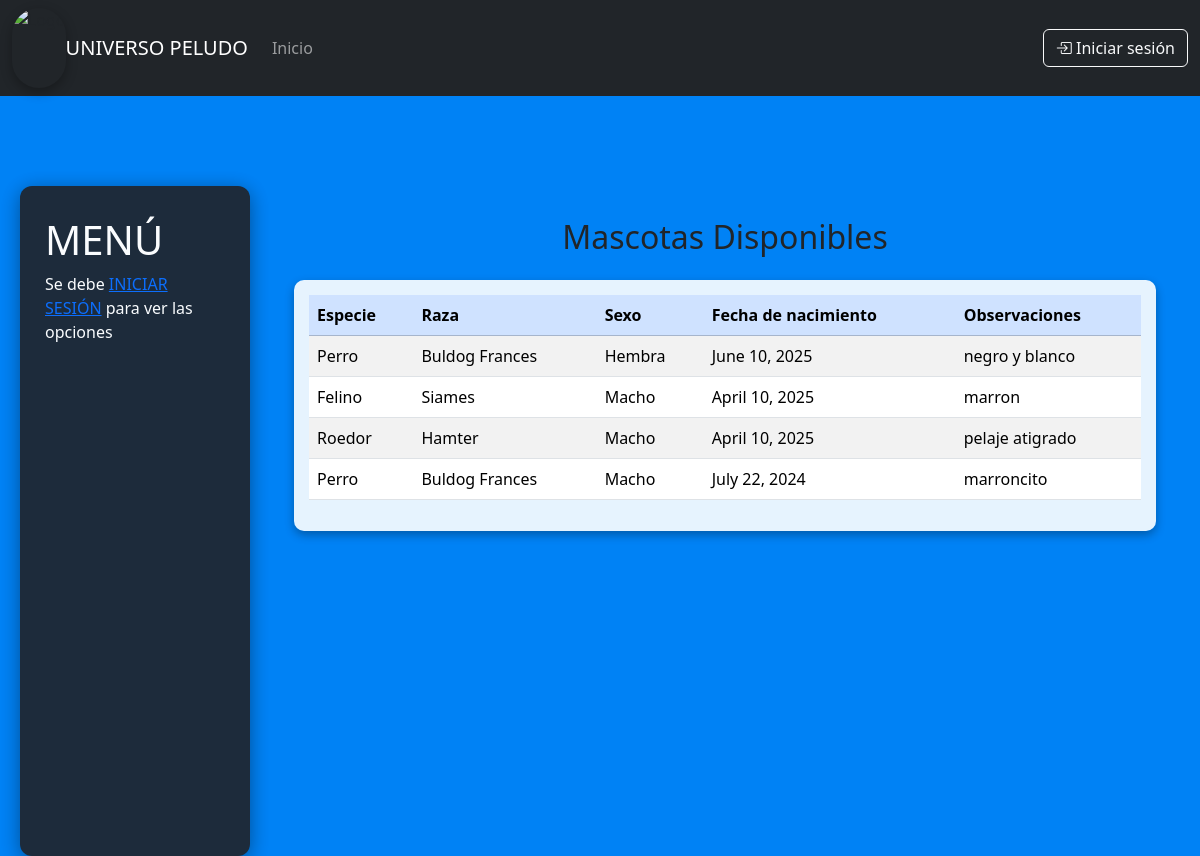
/dashboard/, run on the app's committed database.
### apps/core/models.py (models this page shows, shortened)
class Mascotas(models.Model):
    raza = models.ForeignKey(Raza, on_delete=models.SET_NULL, null=True, blank=True, related_name="raza")
    sexo = models.CharField(max_length= 6, choices = SEXO_CHOICES)
    tamanio = models.CharField(max_length=80)
    observaciones = models.CharField(max_length=200)
    fecha_nac = models.DateField()
    created_at = models.DateTimeField(auto_now_add=True)
    updated_at = models.DateTimeField(auto_now=True)

class Raza(models.Model):
    especie = models.ForeignKey(Especie, on_delete=models.SET_NULL, null=True, blank=True, related_name="especie")
    nombre = models.CharField(max_length=80)
    def __str__(self):
        return f"{self.nombre}"

class Especie(models.Model):
    nombre = models.CharField(max_length=80)
    descripcion = models.TextField(default="")
    def __str__(self):
        return f"{self.nombre}"

### apps/core/views.py (the view)
# urls.py: path('dashboard/', dashboard, name='dashboard'),
def dashboard(request):
   lista_mascotas = Mascotas.objects.all()
   contexto = {
       'mascotas' : lista_mascotas
   }
   return render(request, 'dashboard.html', contexto)

### apps/core/templates/dashboard.html (shortened to what this page needs)
{% extends "base.html" %}
{% load static %}
{% block content %}
<div class="container py-5">
    <h2 class="mb-4 text-center">Mascotas Disponibles</h2>
    <div class="table-responsive">
        <table class="table table-striped table-hover align-middle">
            <thead class="table-primary">
                <tr>
                    <th scope="col">Especie</th>
                    <th scope="col">Raza</th>
                    <th scope="col">Sexo</th>
                    <th scope="col">Fecha de nacimiento</th>
                    <th scope="col">Observaciones</th>
                </tr>
            </thead>
            <tbody>
                {% for mascota in mascotas %}
                    <tr>
                        <td>{{ mascota.raza.especie }}</td>
                        <td>{{ mascota.raza }}</td>
                        <td>{{ mascota.sexo }}</td>
                        <td>{{ mascota.fecha_nac }}</td>
                        <td>{{ mascota.observaciones }}</td>
                    </tr>
                {% empty %}
                    <tr>
                        <td colspan="5" class="text-center text-muted">
                            No hay mascotas disponibles.
                        </td>
                    </tr>
                {% endfor %}
            </tbody>
        </table>
    </div>
</div>
{% endblock %}

### static/css/mis_css.css (style rules this page uses)
.table-responsive { background-color: rgba(255, 255, 255, 0.9); padding: 15px; border-radius: 10px; box-shadow: 0 4px 10px rgba(0,0,0,0.3); }
table th, table td { font-size: 1rem; color: #000; }

### apps/core/templates/base.html (style rules this page uses)
body { background-color: #0082f5; }

### data on the page
Mascotas: raza.especie "Perro", raza "Buldog Frances", sexo "Hembra", fecha_nac "June 10, 2025", observaciones "negro y blanco"
Mascotas: raza.especie "Felino", raza "Siames", sexo "Macho", fecha_nac "April 10, 2025", observaciones "marron"
Mascotas: raza.especie "Roedor", raza "Hamter", sexo "Macho", fecha_nac "April 10, 2025", observaciones "pelaje atigrado"
Mascotas: raza.especie "Perro", raza "Buldog Frances", sexo "Macho", fecha_nac "July 22, 2024", observaciones "marroncito"
